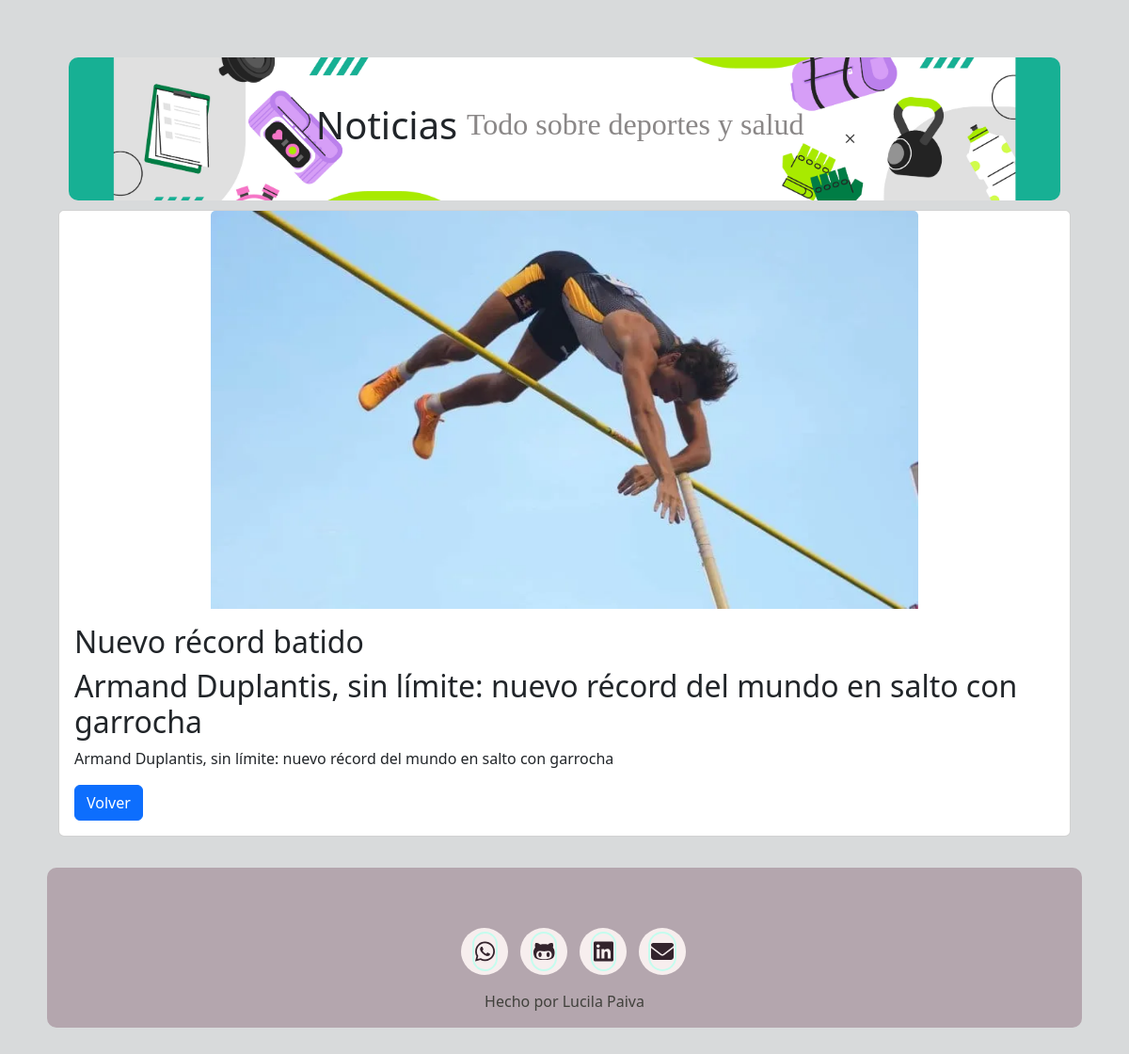
/ver_noticia.php?id_noticia=34, run on the app's committed database.
### tables this page shows
CREATE TABLE `noticias` (
  `id_noticia` int(11) NOT NULL,
  `id_usuario` int(11) NOT NULL,
  `titulo` text NOT NULL,
  `copete` text NOT NULL,
  `cuerpo` text NOT NULL,
  `imagen` varchar(255) NOT NULL,
  `fecha` date NOT NULL,
  `categoria` varchar(30) NOT NULL
);

### ver_noticia.php (the view, shortened to what this page needs)
<!DOCTYPE html>
<html lang="es">
<head>
    <link href="lib/bootstrap-5.3.2/css/bootstrap.min.css" rel="stylesheet">
    <link rel="stylesheet" type="text/css" href="admin/css/styles.css">
    <link rel="stylesheet" type="text/css" href="admin/css/footerstyles.css">
</head>
<body>
    <div class="container-fluid">
        <header class="my-header">
        <div class="my-titulo">
            <h1>Noticias</h1>
            <h2 class="my-h2">Todo sobre deportes y salud</h2>
        </div>
    </header>
        <?php
        extract($_REQUEST);
        require("admin/conexion.php");
        $conexion = mysqli_connect($server_db, $usuario_db, $password_db)
            or die("No se puede conectar con el servidor");
        mysqli_select_db($conexion, $base_db)
            or die("No se puede seleccionar la base de datos");
        $instruccion = "select * from noticias  where id_noticia=".$id_noticia;
        $consulta = mysqli_query($conexion, $instruccion) or die("no puedo consultar");
            $resultado = mysqli_fetch_array($consulta);
            print('
                <div class="">
                    <div class="card">
                        <img src="imagenes_subidas/'.$resultado['imagen'].'" class="card-img-top mx-auto d-block" alt="'.$resultado['titulo'].'" style="max-width: 70%; height: 70%;">
                        <div class="card-body">
                            <h2 class="card-title">'.$resultado['titulo'].'</h2>
                            <h2 class="card-text">'.substr($resultado['copete'],0,100).'</h2>
                            <p class="card-text">'.substr($resultado['copete'],0,500).'</p>
                            <a href="javascript:history.back()" class="btn btn-primary">Volver</a>
                        </div>
                     </div>
                </div>
            ');
        ?>
        </div>
    <footer title="Footer">
        <div class="social-media-footer">
            <ul class="social-media-footer-list">
                <li class="social-media-footer-enlaces">
                    <a aria-label="Boton a whatsapp" title="Boton a whatsapp" href="https://wa.me/+1135256303"
                        target="_blank" rel="noopener noreferrer" class="icono-final"><i
                            class="fa-brands fa-whatsapp"></i></a>
                </li>
                <li class="social-media-footer-enlaces">
                    <a aria-label="Boton a Github" title="Boton a Github" href="https://github.com/LucilaPaiva"
                        target="_blank" rel="noopener noreferrer" class="icono-final"><i
                            class="fa-brands fa-github-alt"></i></a>
                </li>
                <li class="social-media-footer-enlaces">
                    <a aria-label="Boton a Linkedin" title="Boton a Linkedin"
                        href="https://www.linkedin.com/in/lucila-paiva/" target="_blank" rel="noopener noreferrer"
                        class="icono-final"><i class="fa-brands fa-linkedin"></i></a>
                </li>
                <li class="social-media-footer-enlaces">
                    <a aria-label="Boton a mail" title="Boton a mail" href="mailto:lucil.paiva@gmail.com"
                        target="_blank" rel="noopener noreferrer" class="icono-final"><i
                            class="fa-solid fa-envelope"></i></a>
                </li>
            </ul>
        </div>
        <div class="final-love-container">
            <p class="final-love">Hecho por Lucila Paiva</p>
        </div>
    </footer>
</body>
</html>

### admin/css/styles.css (style rules this page uses)
body { background-color: #d8dadb; padding: 50px; }
.my-header { background-image: url('../../images/9411842.jpg'); background-size: cover; background-position: center; background-repeat: no-repeat; border-radius: 10px; padding: 4%; margin:1%; }
.my-titulo { display:flex; align-items:center; justify-content:center; }
.my-h2 { color:rgb(138, 135, 135); font-family: cursive; padding: 1%; }

### admin/css/footerstyles.css (style rules this page uses)
footer { width: 100%; background-color: rgb(180 166 174); display: flex; flex-direction: column; align-items: center; justify-content: center; padding-top: 3em; border-radius: 10px; margin-top: 3%; }
.social-media-footer { display: flex; align-items: center; justify-content: center; }
.social-media-footer-list { display: flex; padding-top: 1em; }
.social-media-footer-enlaces { list-style: none; height: 50px; width: 50px; display: flex; justify-content: center; align-items: center; margin-right: 0.8em; border-radius: 50%; background-color: #f7eeee; }
.icono-final { color: rgb(51, 35, 44); font-size: 1.5em; padding: 2%; border: solid 2px #c5fcee; transition-duration: 1s; border-radius: 2em; }
.final-love-container { display: flex; }
.final-love { color: rgb(65 65 60);; font-size: 1em; }

### data on the page
noticias: imagen (picture), titulo "Nuevo récord batido", copete "Armand Duplantis, sin límite: nuevo récord del mundo en salto con garrocha"
